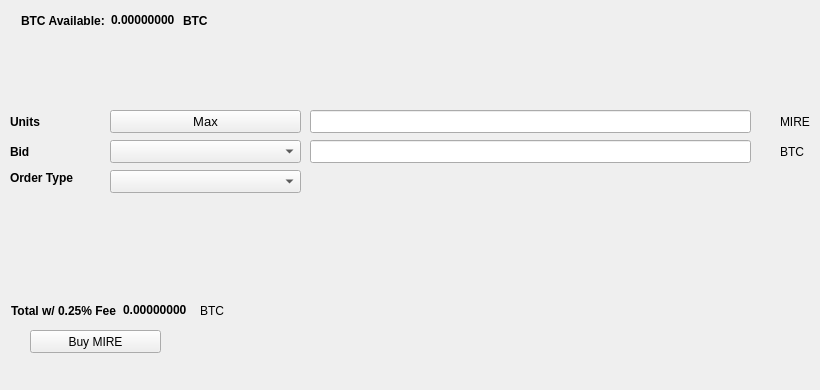
   <widget class="QWidget" name="BuyTab">
    <attribute name="title">
     <string>Buy</string>
    </attribute>
    <widget class="QPushButton" name="BuyMIRE">
     <property name="geometry">
      <rect>
       <x>30</x>
       <y>330</y>
       <width>131</width>
       <height>23</height>
      </rect>
     </property>
     <property name="text">
      <string>Buy MIRE</string>
     </property>
     <property name="icon">
      <iconset resource="../mire.qrc">
       <normaloff>:/icons/bitcoin</normaloff>:/icons/bitcoin</iconset>
     </property>
    </widget>
    <widget class="QLabel" name="label_3">
     <property name="geometry">
      <rect>
       <x>10</x>
       <y>110</y>
       <width>46</width>
       <height>23</height>
      </rect>
     </property>
     <property name="font">
      <font>
       <weight>75</weight>
       <bold>true</bold>
      </font>
     </property>
     <property name="text">
      <string>Units</string>
     </property>
    </widget>
    <widget class="QLineEdit" name="UnitsInput">
     <property name="geometry">
      <rect>
       <x>310</x>
       <y>110</y>
       <width>441</width>
       <height>23</height>
      </rect>
     </property>
     <property name="font">
      <font>
       <pointsize>9</pointsize>
       <weight>75</weight>
       <bold>true</bold>
      </font>
     </property>
    </widget>
    <widget class="QLineEdit" name="BuyBidPriceEdit">
     <property name="geometry">
      <rect>
       <x>310</x>
       <y>140</y>
       <width>441</width>
       <height>23</height>
      </rect>
     </property>
     <property name="font">
      <font>
       <pointsize>9</pointsize>
       <weight>75</weight>
       <bold>true</bold>
      </font>
     </property>
    </widget>
    <widget class="QLabel" name="label_4">
     <property name="geometry">
      <rect>
       <x>780</x>
       <y>110</y>
       <width>31</width>
       <height>23</height>
      </rect>
     </property>
     <property name="text">
      <string>MIRE</string>
     </property>
    </widget>
    <widget class="QLabel" name="label_5">
     <property name="geometry">
      <rect>
       <x>780</x>
       <y>140</y>
       <width>31</width>
       <height>23</height>
      </rect>
     </property>
     <property name="text">
      <string>BTC</string>
     </property>
    </widget>
    <widget class="QLabel" name="label_6">
     <property name="geometry">
      <rect>
       <x>10</x>
       <y>140</y>
       <width>46</width>
       <height>23</height>
      </rect>
     </property>
     <property name="font">
      <font>
       <weight>75</weight>
       <bold>true</bold>
      </font>
     </property>
     <property name="text">
      <string>Bid</string>
     </property>
    </widget>
    <widget class="QLabel" name="label_7">
     <property name="geometry">
      <rect>
       <x>10</x>
       <y>170</y>
       <width>91</width>
       <height>16</height>
      </rect>
     </property>
     <property name="font">
      <font>
       <weight>75</weight>
       <bold>true</bold>
      </font>
     </property>
     <property name="text">
      <string>Order Type</string>
     </property>
    </widget>
    <widget class="QPushButton" name="Buy_Max_Amount">
     <property name="geometry">
      <rect>
       <x>110</x>
       <y>110</y>
       <width>191</width>
       <height>23</height>
      </rect>
     </property>
     <property name="font">
      <font>
       <pointsize>10</pointsize>
      </font>
     </property>
     <property name="text">
      <string>Max</string>
     </property>
    </widget>
    <widget class="QComboBox" name="BuyBidcomboBox">
     <property name="geometry">
      <rect>
       <x>110</x>
       <y>140</y>
       <width>191</width>
       <height>23</height>
      </rect>
     </property>
     <property name="font">
      <font>
       <pointsize>10</pointsize>
      </font>
     </property>
    </widget>
    <widget class="QComboBox" name="buyOrdertypeCombo">
     <property name="geometry">
      <rect>
       <x>110</x>
       <y>170</y>
       <width>191</width>
       <height>23</height>
      </rect>
     </property>
     <property name="font">
      <font>
       <pointsize>10</pointsize>
      </font>
     </property>
    </widget>
    <widget class="QWidget" name="layoutWidget1">
     <property name="geometry">
      <rect>
       <x>21</x>
       <y>11</y>
       <width>227</width>
       <height>19</height>
      </rect>
     </property>
     <layout class="QHBoxLayout" name="horizontalLayout_3">
      <item>
       <widget class="QLabel" name="label232">
        <property name="font">
         <font>
          <weight>75</weight>
          <bold>true</bold>
         </font>
        </property>
        <property name="text">
         <string>BTC Available:</string>
        </property>
       </widget>
      </item>
      <item>
       <widget class="QLabel" name="BtcAvailableLbl">
        <property name="palette">
         <palette>
          <active>
           <colorrole role="WindowText">
            <brush brushstyle="SolidPattern">
             <color alpha="255">
              <red>0</red>
              <green>0</green>
              <blue>0</blue>
             </color>
            </brush>
           </colorrole>
           <colorrole role="Button">
            <brush brushstyle="SolidPattern">
             <color alpha="255">
              <red>0</red>
              <green>170</green>
              <blue>0</blue>
             </color>
            </brush>
           </colorrole>
           <colorrole role="Light">
            <brush brushstyle="SolidPattern">
             <color alpha="255">
              <red>0</red>
              <green>255</green>
              <blue>0</blue>
             </color>
            </brush>
           </colorrole>
           <colorrole role="Midlight">
            <brush brushstyle="SolidPattern">
             <color alpha="255">
              <red>0</red>
              <green>212</green>
              <blue>0</blue>
             </color>
            </brush>
           </colorrole>
           <colorrole role="Dark">
            <brush brushstyle="SolidPattern">
             <color alpha="255">
              <red>0</red>
              <green>85</green>
              <blue>0</blue>
             </color>
            </brush>
           </colorrole>
           <colorrole role="Mid">
            <brush brushstyle="SolidPattern">
             <color alpha="255">
              <red>0</red>
              <green>113</green>
              <blue>0</blue>
             </color>
            </brush>
           </colorrole>
           <colorrole role="Text">
            <brush brushstyle="SolidPattern">
             <color alpha="255">
              <red>0</red>
              <green>170</green>
              <blue>0</blue>
             </color>
            </brush>
           </colorrole>
           <colorrole role="BrightText">
            <brush brushstyle="SolidPattern">
             <color alpha="255">
              <red>255</red>
              <green>255</green>
              <blue>255</blue>
             </color>
            </brush>
           </colorrole>
           <colorrole role="ButtonText">
            <brush brushstyle="SolidPattern">
             <color alpha="255">
              <red>0</red>
              <green>0</green>
              <blue>0</blue>
             </color>
            </brush>
           </colorrole>
           <colorrole role="Base">
            <brush brushstyle="SolidPattern">
             <color alpha="255">
              <red>255</red>
              <green>255</green>
              <blue>255</blue>
             </color>
            </brush>
           </colorrole>
           <colorrole role="Window">
            <brush brushstyle="SolidPattern">
             <color alpha="255">
              <red>0</red>
              <green>170</green>
              <blue>0</blue>
             </color>
            </brush>
           </colorrole>
           <colorrole role="Shadow">
            <brush brushstyle="SolidPattern">
             <color alpha="255">
              <red>0</red>
              <green>0</green>
              <blue>0</blue>
             </color>
            </brush>
           </colorrole>
           <colorrole role="AlternateBase">
            <brush brushstyle="SolidPattern">
             <color alpha="255">
              <red>127</red>
              <green>212</green>
              <blue>127</blue>
             </color>
            </brush>
           </colorrole>
           <colorrole role="ToolTipBase">
            <brush brushstyle="SolidPattern">
             <color alpha="255">
              <red>255</red>
              <green>255</green>
              <blue>220</blue>
             </color>
            </brush>
           </colorrole>
           <colorrole role="ToolTipText">
            <brush brushstyle="SolidPattern">
             <color alpha="255">
              <red>0</red>
              <green>0</green>
              <blue>0</blue>
             </color>
            </brush>
           </colorrole>
          </active>
          <inactive>
           <colorrole role="WindowText">
            <brush brushstyle="SolidPattern">
             <color alpha="255">
              <red>0</red>
              <green>0</green>
              <blue>0</blue>
             </color>
            </brush>
           </colorrole>
           <colorrole role="Button">
            <brush brushstyle="SolidPattern">
             <color alpha="255">
              <red>0</red>
              <green>170</green>
              <blue>0</blue>
             </color>
            </brush>
           </colorrole>
           <colorrole role="Light">
            <brush brushstyle="SolidPattern">
             <color alpha="255">
              <red>0</red>
              <green>255</green>
              <blue>0</blue>
             </color>
            </brush>
           </colorrole>
           <colorrole role="Midlight">
            <brush brushstyle="SolidPattern">
             <color alpha="255">
              <red>0</red>
              <green>212</green>
              <blue>0</blue>
             </color>
            </brush>
           </colorrole>
           <colorrole role="Dark">
            <brush brushstyle="SolidPattern">
             <color alpha="255">
              <red>0</red>
              <green>85</green>
              <blue>0</blue>
             </color>
            </brush>
           </colorrole>
           <colorrole role="Mid">
            <brush brushstyle="SolidPattern">
             <color alpha="255">
              <red>0</red>
              <green>113</green>
              <blue>0</blue>
             </color>
            </brush>
           </colorrole>
           <colorrole role="Text">
            <brush brushstyle="SolidPattern">
             <color alpha="255">
              <red>0</red>
              <green>170</green>
              <blue>0</blue>
             </color>
            </brush>
           </colorrole>
           <colorrole role="BrightText">
            <brush brushstyle="SolidPattern">
             <color alpha="255">
              <red>255</red>
              <green>255</green>
              <blue>255</blue>
             </color>
            </brush>
           </colorrole>
           <colorrole role="ButtonText">
            <brush brushstyle="SolidPattern">
             <color alpha="255">
              <red>0</red>
              <green>0</green>
              <blue>0</blue>
             </color>
            </brush>
           </colorrole>
           <colorrole role="Base">
            <brush brushstyle="SolidPattern">
             <color alpha="255">
              <red>255</red>
              <green>255</green>
              <blue>255</blue>
             </color>
            </brush>
           </colorrole>
           <colorrole role="Window">
            <brush brushstyle="SolidPattern">
             <color alpha="255">
              <red>0</red>
              <green>170</green>
              <blue>0</blue>
             </color>
            </brush>
           </colorrole>
           <colorrole role="Shadow">
            <brush brushstyle="SolidPattern">
             <color alpha="255">
              <red>0</red>
              <green>0</green>
              <blue>0</blue>
             </color>
            </brush>
           </colorrole>
           <colorrole role="AlternateBase">
            <brush brushstyle="SolidPattern">
             <color alpha="255">
              <red>127</red>
              <green>212</green>
              <blue>127</blue>
             </color>
            </brush>
           </colorrole>
           <colorrole role="ToolTipBase">
            <brush brushstyle="SolidPattern">
             <color alpha="255">
              <red>255</red>
              <green>255</green>
              <blue>220</blue>
             </color>
            </brush>
           </colorrole>
           <colorrole role="ToolTipText">
            <brush brushstyle="SolidPattern">
             <color alpha="255">
              <red>0</red>
              <green>0</green>
              <blue>0</blue>
             </color>
            </brush>
           </colorrole>
          </inactive>
          <disabled>
           <colorrole role="WindowText">
            <brush brushstyle="SolidPattern">
             <color alpha="255">
              <red>0</red>
              <green>85</green>
              <blue>0</blue>
             </color>
            </brush>
           </colorrole>
           <colorrole role="Button">
            <brush brushstyle="SolidPattern">
             <color alpha="255">
              <red>0</red>
              <green>170</green>
              <blue>0</blue>
             </color>
            </brush>
           </colorrole>
           <colorrole role="Light">
            <brush brushstyle="SolidPattern">
             <color alpha="255">
              <red>0</red>
              <green>255</green>
              <blue>0</blue>
             </color>
            </brush>
           </colorrole>
           <colorrole role="Midlight">
            <brush brushstyle="SolidPattern">
             <color alpha="255">
              <red>0</red>
              <green>212</green>
              <blue>0</blue>
             </color>
            </brush>
           </colorrole>
           <colorrole role="Dark">
            <brush brushstyle="SolidPattern">
             <color alpha="255">
              <red>0</red>
              <green>85</green>
              <blue>0</blue>
             </color>
            </brush>
           </colorrole>
           <colorrole role="Mid">
            <brush brushstyle="SolidPattern">
             <color alpha="255">
              <red>0</red>
              <green>113</green>
              <blue>0</blue>
             </color>
            </brush>
           </colorrole>
           <colorrole role="Text">
            <brush brushstyle="SolidPattern">
             <color alpha="255">
              <red>0</red>
              <green>85</green>
              <blue>0</blue>
             </color>
            </brush>
           </colorrole>
           <colorrole role="BrightText">
            <brush brushstyle="SolidPattern">
             <color alpha="255">
              <red>255</red>
              <green>255</green>
              <blue>255</blue>
             </color>
            </brush>
           </colorrole>
           <colorrole role="ButtonText">
            <brush brushstyle="SolidPattern">
             <color alpha="255">
              <red>0</red>
              <green>85</green>
              <blue>0</blue>
             </color>
            </brush>
           </colorrole>
           <colorrole role="Base">
            <brush brushstyle="SolidPattern">
             <color alpha="255">
              <red>0</red>
              <green>170</green>
              <blue>0</blue>
             </color>
            </brush>
           </colorrole>
           <colorrole role="Window">
            <brush brushstyle="SolidPattern">
             <color alpha="255">
              <red>0</red>
              <green>170</green>
              <blue>0</blue>
             </color>
            </brush>
           </colorrole>
           <colorrole role="Shadow">
            <brush brushstyle="SolidPattern">
             <color alpha="255">
              <red>0</red>
              <green>0</green>
              <blue>0</blue>
             </color>
            </brush>
           </colorrole>
           <colorrole role="AlternateBase">
            <brush brushstyle="SolidPattern">
             <color alpha="255">
              <red>0</red>
              <green>170</green>
              <blue>0</blue>
             </color>
            </brush>
           </colorrole>
           <colorrole role="ToolTipBase">
            <brush brushstyle="SolidPattern">
             <color alpha="255">
              <red>255</red>
              <green>255</green>
              <blue>220</blue>
             </color>
            </brush>
           </colorrole>
           <colorrole role="ToolTipText">
            <brush brushstyle="SolidPattern">
             <color alpha="255">
              <red>0</red>
              <green>0</green>
              <blue>0</blue>
             </color>
            </brush>
           </colorrole>
          </disabled>
         </palette>
        </property>
        <property name="font">
         <font>
          <weight>75</weight>
          <bold>true</bold>
         </font>
        </property>
        <property name="text">
         <string>0.00000000</string>
        </property>
        <property name="textInteractionFlags">
         <set>Qt::LinksAccessibleByMouse|Qt::TextSelectableByKeyboard|Qt::TextSelectableByMouse</set>
        </property>
       </widget>
      </item>
      <item>
       <widget class="QLabel" name="BtcAvailableLbl_2">
        <property name="font">
         <font>
          <weight>75</weight>
          <bold>true</bold>
         </font>
        </property>
        <property name="text">
         <string>BTC</string>
        </property>
       </widget>
      </item>
     </layout>
    </widget>
    <widget class="QWidget" name="layoutWidge2">
     <property name="geometry">
      <rect>
       <x>11</x>
       <y>301</y>
       <width>259</width>
       <height>19</height>
      </rect>
     </property>
     <layout class="QHBoxLayout" name="horizontalLayout_4">
      <item>
       <widget class="QLabel" name="label_9">
        <property name="font">
         <font>
          <weight>75</weight>
          <bold>true</bold>
         </font>
        </property>
        <property name="text">
         <string>Total w/ 0.25% Fee</string>
        </property>
       </widget>
      </item>
      <item>
       <widget class="QLabel" name="BuyCostLabel">
        <property name="palette">
         <palette>
          <active>
           <colorrole role="WindowText">
            <brush brushstyle="SolidPattern">
             <color alpha="255">
              <red>0</red>
              <green>0</green>
              <blue>0</blue>
             </color>
            </brush>
           </colorrole>
           <colorrole role="Button">
            <brush brushstyle="SolidPattern">
             <color alpha="255">
              <red>0</red>
              <green>170</green>
              <blue>0</blue>
             </color>
            </brush>
           </colorrole>
           <colorrole role="Light">
            <brush brushstyle="SolidPattern">
             <color alpha="255">
              <red>0</red>
              <green>255</green>
              <blue>0</blue>
             </color>
            </brush>
           </colorrole>
           <colorrole role="Midlight">
            <brush brushstyle="SolidPattern">
             <color alpha="255">
              <red>0</red>
              <green>212</green>
              <blue>0</blue>
             </color>
            </brush>
           </colorrole>
           <colorrole role="Dark">
            <brush brushstyle="SolidPattern">
             <color alpha="255">
              <red>0</red>
              <green>85</green>
              <blue>0</blue>
             </color>
            </brush>
           </colorrole>
           <colorrole role="Mid">
            <brush brushstyle="SolidPattern">
             <color alpha="255">
              <red>0</red>
              <green>113</green>
              <blue>0</blue>
             </color>
            </brush>
           </colorrole>
           <colorrole role="Text">
            <brush brushstyle="SolidPattern">
             <color alpha="255">
              <red>0</red>
              <green>170</green>
              <blue>0</blue>
             </color>
            </brush>
           </colorrole>
           <colorrole role="BrightText">
            <brush brushstyle="SolidPattern">
             <color alpha="255">
              <red>255</red>
              <green>255</green>
              <blue>255</blue>
             </color>
            </brush>
           </colorrole>
           <colorrole role="ButtonText">
            <brush brushstyle="SolidPattern">
             <color alpha="255">
              <red>0</red>
              <green>0</green>
              <blue>0</blue>
             </color>
            </brush>
           </colorrole>
           <colorrole role="Base">
            <brush brushstyle="SolidPattern">
             <color alpha="255">
              <red>255</red>
              <green>255</green>
              <blue>255</blue>
             </color>
            </brush>
           </colorrole>
           <colorrole role="Window">
            <brush brushstyle="SolidPattern">
             <color alpha="255">
              <red>0</red>
              <green>170</green>
              <blue>0</blue>
             </color>
            </brush>
           </colorrole>
           <colorrole role="Shadow">
            <brush brushstyle="SolidPattern">
             <color alpha="255">
              <red>0</red>
              <green>0</green>
              <blue>0</blue>
             </color>
            </brush>
           </colorrole>
           <colorrole role="AlternateBase">
            <brush brushstyle="SolidPattern">
             <color alpha="255">
              <red>127</red>
              <green>212</green>
              <blue>127</blue>
             </color>
            </brush>
           </colorrole>
           <colorrole role="ToolTipBase">
            <brush brushstyle="SolidPattern">
             <color alpha="255">
              <red>255</red>
              <green>255</green>
              <blue>220</blue>
             </color>
            </brush>
           </colorrole>
           <colorrole role="ToolTipText">
            <brush brushstyle="SolidPattern">
             <color alpha="255">
              <red>0</red>
              <green>0</green>
              <blue>0</blue>
             </color>
            </brush>
           </colorrole>
          </active>
          <inactive>
           <colorrole role="WindowText">
            <brush brushstyle="SolidPattern">
             <color alpha="255">
              <red>0</red>
              <green>0</green>
              <blue>0</blue>
             </color>
            </brush>
           </colorrole>
           <colorrole role="Button">
            <brush brushstyle="SolidPattern">
             <color alpha="255">
              <red>0</red>
              <green>170</green>
              <blue>0</blue>
             </color>
            </brush>
           </colorrole>
           <colorrole role="Light">
            <brush brushstyle="SolidPattern">
             <color alpha="255">
              <red>0</red>
              <green>255</green>
              <blue>0</blue>
             </color>
            </brush>
           </colorrole>
           <colorrole role="Midlight">
            <brush brushstyle="SolidPattern">
             <color alpha="255">
              <red>0</red>
              <green>212</green>
              <blue>0</blue>
             </color>
            </brush>
           </colorrole>
           <colorrole role="Dark">
            <brush brushstyle="SolidPattern">
             <color alpha="255">
              <red>0</red>
              <green>85</green>
              <blue>0</blue>
             </color>
            </brush>
           </colorrole>
           <colorrole role="Mid">
            <brush brushstyle="SolidPattern">
             <color alpha="255">
              <red>0</red>
              <green>113</green>
              <blue>0</blue>
             </color>
            </brush>
           </colorrole>
           <colorrole role="Text">
            <brush brushstyle="SolidPattern">
             <color alpha="255">
              <red>0</red>
              <green>170</green>
              <blue>0</blue>
             </color>
            </brush>
           </colorrole>
           <colorrole role="BrightText">
            <brush brushstyle="SolidPattern">
             <color alpha="255">
              <red>255</red>
              <green>255</green>
              <blue>255</blue>
             </color>
            </brush>
           </colorrole>
           <colorrole role="ButtonText">
            <brush brushstyle="SolidPattern">
             <color alpha="255">
              <red>0</red>
              <green>0</green>
              <blue>0</blue>
             </color>
            </brush>
           </colorrole>
           <colorrole role="Base">
            <brush brushstyle="SolidPattern">
             <color alpha="255">
              <red>255</red>
              <green>255</green>
              <blue>255</blue>
             </color>
            </brush>
           </colorrole>
           <colorrole role="Window">
            <brush brushstyle="SolidPattern">
             <color alpha="255">
              <red>0</red>
              <green>170</green>
              <blue>0</blue>
             </color>
            </brush>
           </colorrole>
           <colorrole role="Shadow">
            <brush brushstyle="SolidPattern">
             <color alpha="255">
              <red>0</red>
              <green>0</green>
              <blue>0</blue>
             </color>
            </brush>
           </colorrole>
           <colorrole role="AlternateBase">
            <brush brushstyle="SolidPattern">
             <color alpha="255">
              <red>127</red>
              <green>212</green>
              <blue>127</blue>
             </color>
            </brush>
           </colorrole>
           <colorrole role="ToolTipBase">
            <brush brushstyle="SolidPattern">
             <color alpha="255">
              <red>255</red>
              <green>255</green>
              <blue>220</blue>
             </color>
            </brush>
           </colorrole>
           <colorrole role="ToolTipText">
            <brush brushstyle="SolidPattern">
             <color alpha="255">
              <red>0</red>
              <green>0</green>
              <blue>0</blue>
             </color>
            </brush>
           </colorrole>
          </inactive>
          <disabled>
           <colorrole role="WindowText">
            <brush brushstyle="SolidPattern">
             <color alpha="255">
              <red>0</red>
              <green>85</green>
              <blue>0</blue>
             </color>
            </brush>
           </colorrole>
           <colorrole role="Button">
            <brush brushstyle="SolidPattern">
             <color alpha="255">
              <red>0</red>
              <green>170</green>
              <blue>0</blue>
             </color>
            </brush>
           </colorrole>
           <colorrole role="Light">
            <brush brushstyle="SolidPattern">
             <color alpha="255">
              <red>0</red>
              <green>255</green>
              <blue>0</blue>
             </color>
            </brush>
           </colorrole>
           <colorrole role="Midlight">
            <brush brushstyle="SolidPattern">
             <color alpha="255">
              <red>0</red>
              <green>212</green>
              <blue>0</blue>
             </color>
            </brush>
           </colorrole>
           <colorrole role="Dark">
            <brush brushstyle="SolidPattern">
             <color alpha="255">
              <red>0</red>
              <green>85</green>
              <blue>0</blue>
             </color>
            </brush>
           </colorrole>
           <colorrole role="Mid">
            <brush brushstyle="SolidPattern">
             <color alpha="255">
              <red>0</red>
              <green>113</green>
              <blue>0</blue>
             </color>
            </brush>
           </colorrole>
           <colorrole role="Text">
            <brush brushstyle="SolidPattern">
             <color alpha="255">
              <red>0</red>
              <green>85</green>
              <blue>0</blue>
             </color>
            </brush>
           </colorrole>
           <colorrole role="BrightText">
            <brush brushstyle="SolidPattern">
             <color alpha="255">
              <red>255</red>
              <green>255</green>
              <blue>255</blue>
             </color>
            </brush>
           </colorrole>
           <colorrole role="ButtonText">
            <brush brushstyle="SolidPattern">
             <color alpha="255">
              <red>0</red>
              <green>85</green>
              <blue>0</blue>
             </color>
            </brush>
           </colorrole>
           <colorrole role="Base">
            <brush brushstyle="SolidPattern">
             <color alpha="255">
              <red>0</red>
              <green>170</green>
              <blue>0</blue>
             </color>
            </brush>
           </colorrole>
           <colorrole role="Window">
            <brush brushstyle="SolidPattern">
             <color alpha="255">
              <red>0</red>
              <green>170</green>
              <blue>0</blue>
             </color>
            </brush>
           </colorrole>
           <colorrole role="Shadow">
            <brush brushstyle="SolidPattern">
             <color alpha="255">
              <red>0</red>
              <green>0</green>
              <blue>0</blue>
             </color>
            </brush>
           </colorrole>
           <colorrole role="AlternateBase">
            <brush brushstyle="SolidPattern">
             <color alpha="255">
              <red>0</red>
              <green>170</green>
              <blue>0</blue>
             </color>
            </brush>
           </colorrole>
           <colorrole role="ToolTipBase">
            <brush brushstyle="SolidPattern">
             <color alpha="255">
              <red>255</red>
              <green>255</green>
              <blue>220</blue>
             </color>
            </brush>
           </colorrole>
           <colorrole role="ToolTipText">
            <brush brushstyle="SolidPattern">
             <color alpha="255">
              <red>0</red>
              <green>0</green>
              <blue>0</blue>
             </color>
            </brush>
           </colorrole>
          </disabled>
         </palette>
        </property>
        <property name="font">
         <font>
          <weight>75</weight>
          <bold>true</bold>
         </font>
        </property>
        <property name="autoFillBackground">
         <bool>false</bool>
        </property>
        <property name="text">
         <string>0.00000000</string>
        </property>
        <property name="textInteractionFlags">
         <set>Qt::LinksAccessibleByMouse|Qt::TextSelectableByMouse</set>
        </property>
       </widget>
      </item>
      <item>
       <widget class="QLabel" name="label_10">
        <property name="font">
         <font>
          <weight>50</weight>
          <bold>false</bold>
         </font>
        </property>
        <property name="text">
         <string>BTC</string>
        </property>
       </widget>
      </item>
     </layout>
    </widget>
    <widget class="QLabel" name="label_24">
     <property name="geometry">
      <rect>
       <x>460</x>
       <y>300</y>
       <width>281</width>
       <height>81</height>
      </rect>
     </property>
     <property name="text">
      <string/>
     </property>
     <property name="pixmap">
      <pixmap>:/images/bittrex</pixmap>
     </property>
    </widget>
   </widget>
